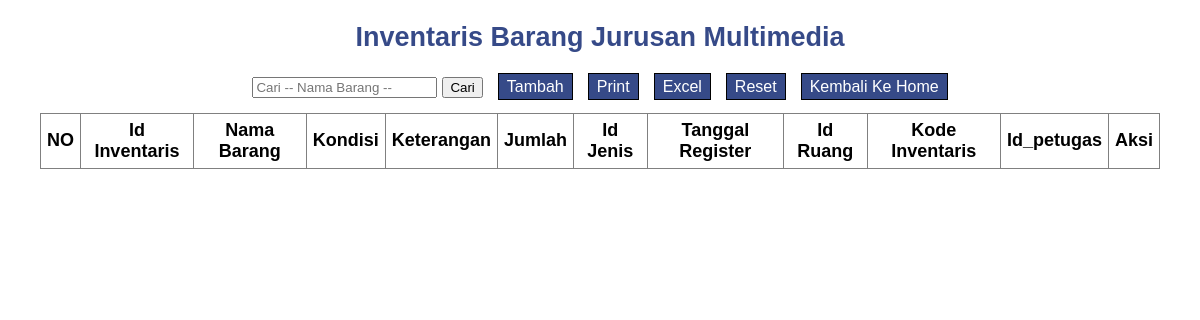
Page /admin/jurusan/multimedia/mm_tampil.php on the earlier database version.
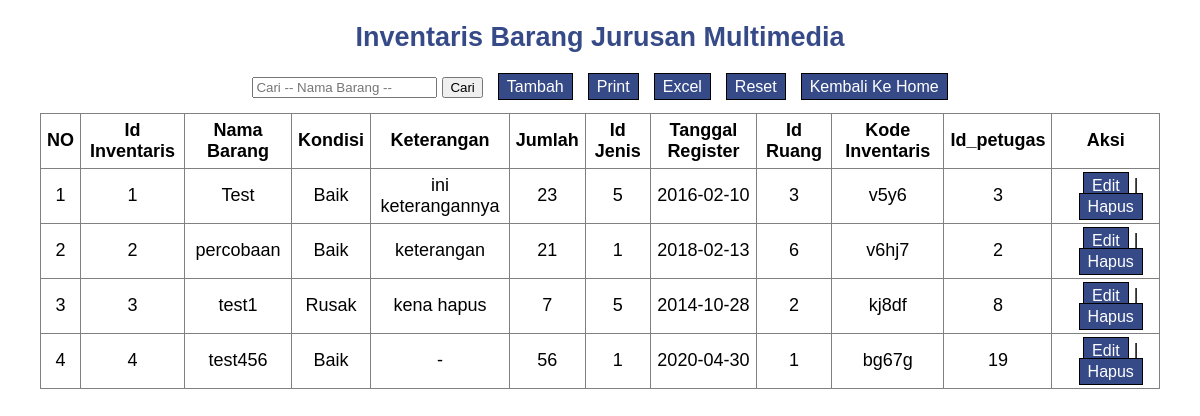
Same page on the later database version.
### tables this page shows
CREATE TABLE `mm` (
  `id_inventaris` int(11) NOT NULL,
  `nama_barang` text NOT NULL,
  `kondisi` text NOT NULL,
  `keterangan` text NOT NULL,
  `jumlah` int(11) NOT NULL,
  `id_jenis` int(11) NOT NULL,
  `tanggal_register` date NOT NULL,
  `id_ruang` int(11) NOT NULL,
  `kode_inventaris` varchar(30) NOT NULL,
  `id_petugas` int(11) NOT NULL
);

### admin/jurusan/multimedia/mm_tampil.php (the view, shortened to what this page needs)
<?php
	include_once("../../../conf/koneksi.php");
	$query= "SELECT * FROM mm";
	$hasil = mysqli_query($conn, $query);
 ?>
 <!DOCTYPE html>
 <html>
 <head>
 	<link rel="stylesheet" type="text/css" href="../../../css/foll.css">
 </head>
 <body style="box-shadow: none; background-color: white;">
 	<div class="inven_data">
 	<center>
 		<h2>Inventaris Barang Jurusan Multimedia</h2>
 		<form action="" method="POST">
 			<input type="text" name="keywoard" placeholder="Cari -- Nama Barang --" autofocus="">
 		<button name="cari" type="submit">Cari</button>
 		<a href="tambah_mm.php">Tambah</a>
 		<a href="print_mm.php" target="_blank">Print</a>
 		<a href="excel_mm.php" target="_blank">Excel</a>
 		<a href="reset.php">Reset</a>
 		<a href="../../home.php">Kembali Ke Home</a>
 		</form>
 		<table border="1" align="center">
 			<tr>
 				<th>NO</th>
 				<th>Id Inventaris</th>
 				<th>Nama Barang</th>
 				<th>Kondisi</th>
 				<th>Keterangan</th>
 				<th>Jumlah</th>
 				<th>Id Jenis</th>
 				<th>Tanggal Register</th>
 				<th>Id Ruang</th>
 				<th>Kode Inventaris</th>
 				<th>Id_petugas</th>
 				<th>Aksi</th>
 			</tr>
 			<?php
 				$nomor = 1;
 				while ($data = mysqli_fetch_array($hasil)) {
 					?>
 						<tr>
 							<td><?php echo $nomor; ?></td>
 							<td><?php echo $data['id_inventaris']; ?></td>
 							<td><?php echo $data['nama_barang']; ?></td>
 							<td><?php echo $data['kondisi']; ?></td>
 							<td><?php echo $data['keterangan']; ?></td>
 							<td><?php echo $data['jumlah']; ?></td>
 							<td><?php echo $data['id_jenis']; ?></td>
 							<td><?php echo $data['tanggal_register']; ?></td>
 							<td><?php echo $data['id_ruang']; ?></td>
 							<td><?php echo $data['kode_inventaris']; ?></td>
 							<td><?php echo $data['id_petugas']; ?></td>
 							<td>
 							<a class="a" href="edit_mm.php?id= <?php echo $data['id_inventaris']; ?>">Edit</a>  |
 							<a class="a" href="hapus_mm.php?id= <?php echo $data['id_inventaris'] ?>" onclick = "return confirm(Apakah Anda yakin ingin menghapus <?php echo $data['nama_barang']; ?>)">Hapus</a>
 						</td>
 						</tr>
 					<?php $nomor++;
 				}
 			 ?>
 		</table>
 	</center>
 	</div>
 </body>
 </html>

Differences in the rows shown:
added mm: id_inventaris "1", nama_barang "Test", kondisi "Baik", keterangan "ini keterangannya", jumlah "23", id_jenis "5", tanggal_register "2016-02-10", id_ruang "3", kode_inventaris "v5y6", id_petugas "3"
added mm: id_inventaris "2", nama_barang "percobaan", kondisi "Baik", keterangan "keterangan", jumlah "21", id_jenis "1", tanggal_register "2018-02-13", id_ruang "6", kode_inventaris "v6hj7", id_petugas "2"
added mm: id_inventaris "3", nama_barang "test1", kondisi "Rusak", keterangan "kena hapus", jumlah "7", id_jenis "5", tanggal_register "2014-10-28", id_ruang "2", kode_inventaris "kj8df", id_petugas "8"
added mm: id_inventaris "4", nama_barang "test456", kondisi "Baik", keterangan "-", jumlah "56", id_jenis "1", tanggal_register "2020-04-30", id_ruang "1", kode_inventaris "bg67g", id_petugas "19"
